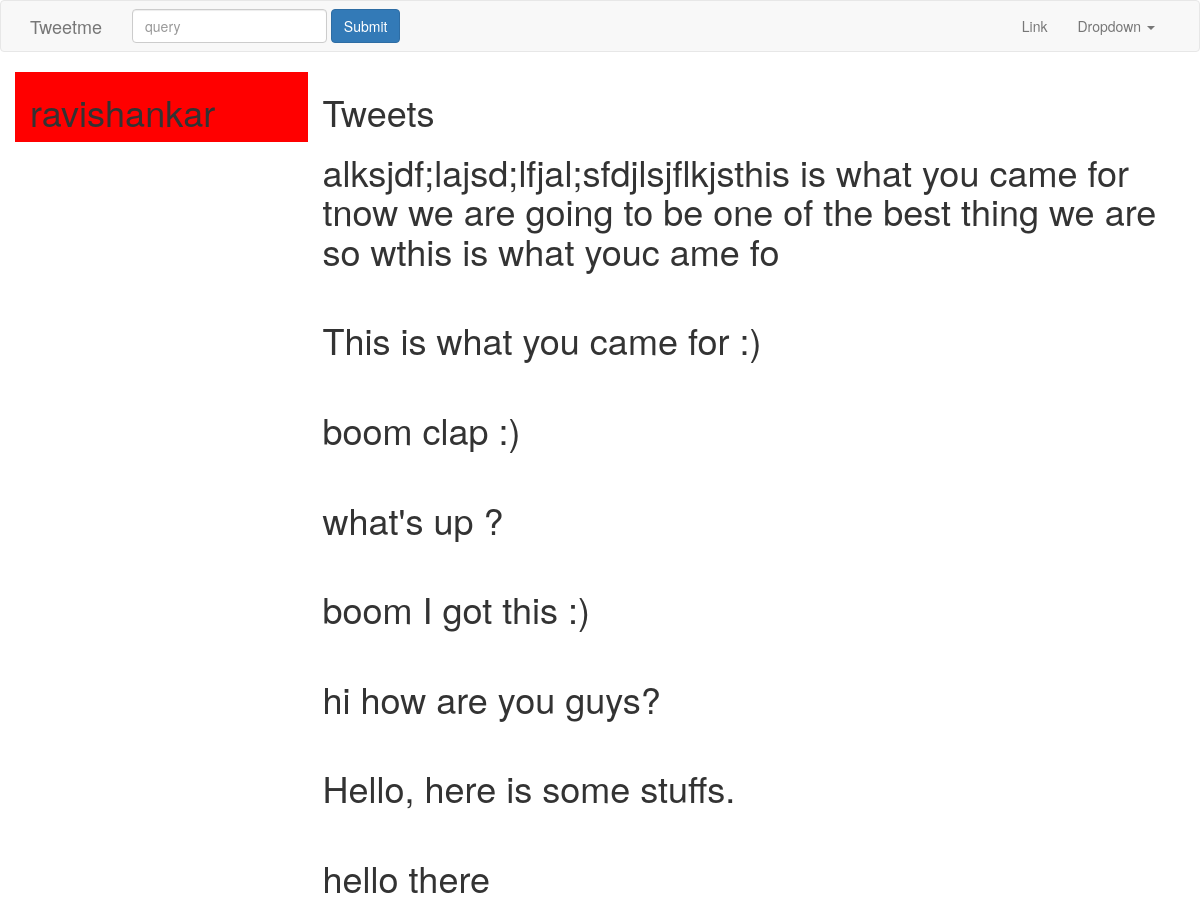
The page /profile/ravishankar/ (upper part) on the database as committed earlier.
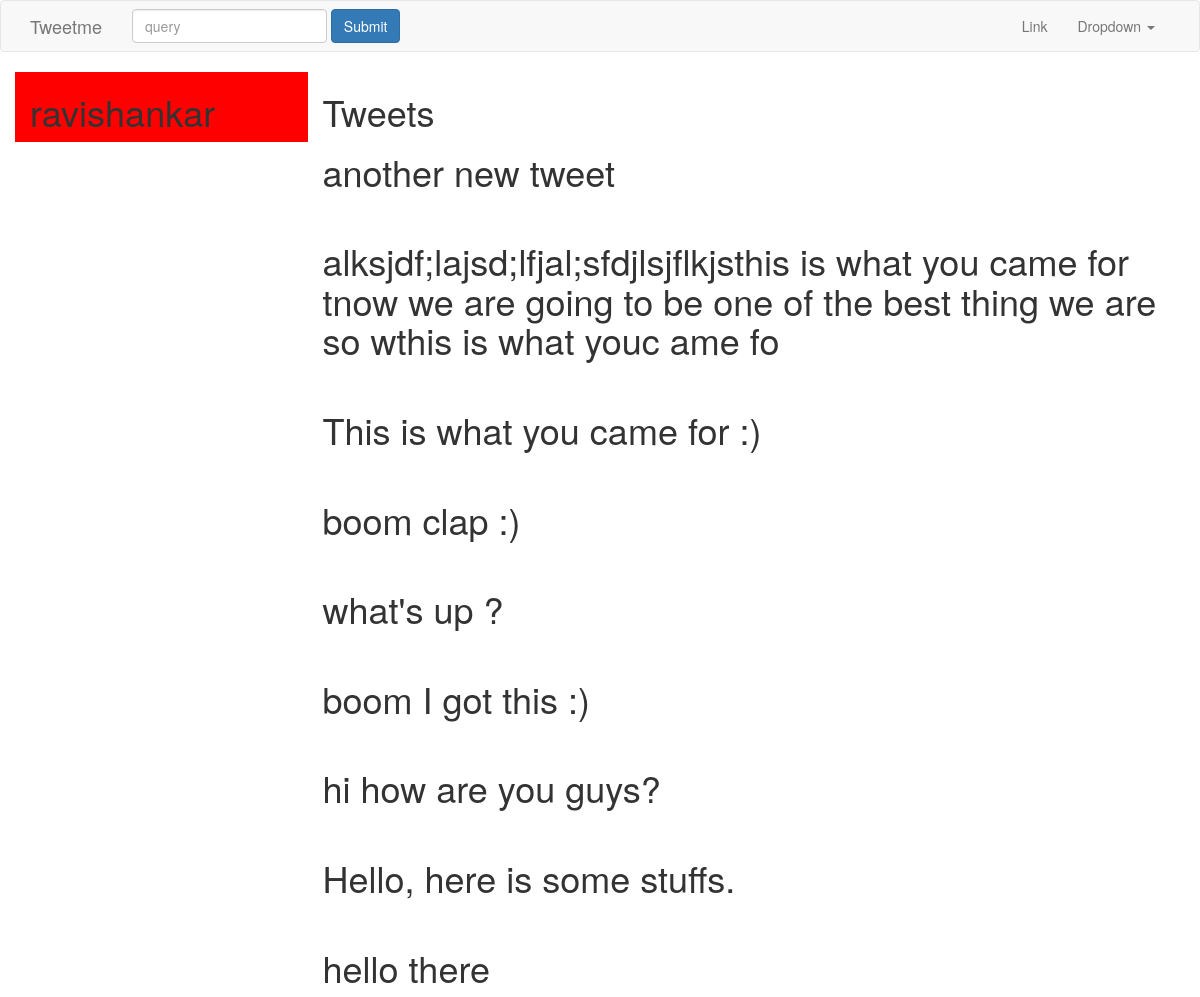
The same page on the database as committed later.
### tweets/models.py (models this page shows, shortened)
class Tweet(models.Model):
	user 		= models.ForeignKey(settings.AUTH_USER_MODEL)
	content 	= models.CharField(max_length=140, validators=[validate_content])
	updated 	= models.DateTimeField(auto_now=True)
	timestamp 	= models.DateTimeField(auto_now_add=True)
	class Meta:
		ordering = ['-timestamp', 'content']

### accounts/views.py (the view, shortened to what this page needs)
# urls.py: url(r'^(?P<username>[\w.@+-]+)/$', UserDetailView.as_view(), name="detail"),#profile/1
class UserDetailView(DetailView):
	template_name = "accounts/user_profile.html"
	def get_object(self, *args, **kwargs):
		return get_object_or_404(User, username__iexact=self.kwargs.get("username"))

### accounts/templates/accounts/user_profile.html (shortened to what this page needs)
{% extends "base.html" %}
{% block content %}
    {% if object %}
    	<div class="row">
    		<div class="col-sm-3 col-xs-12" style="background-color: red;">
    			<h1>{{ object.username }}</h1>
    		</div>
    		<div class="col-sm-9 col-xs-12">
    			<h1>Tweets</h1>
    			{% for tweet in object.tweet_set.all %}
    				<h1>{{ tweet.content }}</h1><br>
    			{% endfor %}
    		</div>
    	</div>
	{% endif%}
{% endblock content %}

Rows that differ between the two databases and show on the page:
added Tweet: content "another new tweet"
